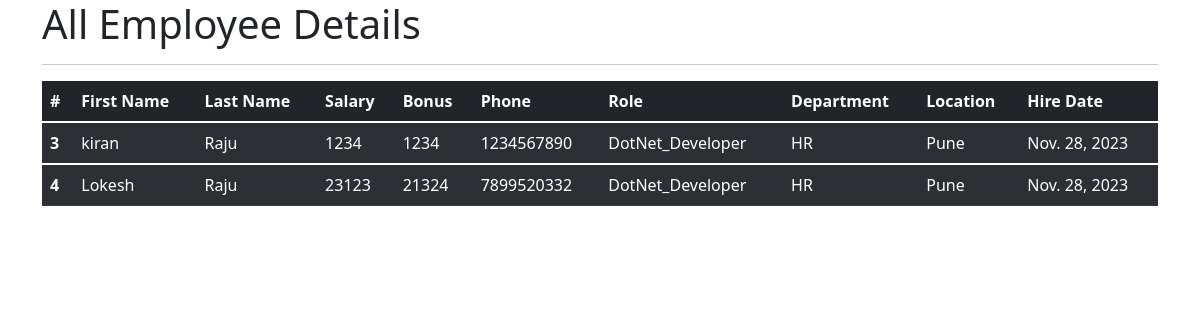
The app's page /all_emp with its own data.
### emp_app/models.py (models this page shows, shortened)
class Employee(models.Model):
    first_name = models.CharField(max_length=100, null=False)
    last_name = models.CharField(max_length=100)
    dept = models.ForeignKey(Department, on_delete=models.CASCADE)
    salary = models.IntegerField(default=0)
    bonus = models.IntegerField(default=0)
    role = models.ForeignKey(Role, on_delete=models.CASCADE)
    phone = models.IntegerField(default=0)
    hire_date = models.DateField()
    def __str__(self):
        return "%s %s %s" %(self.first_name,self.last_name,self.phone)

class Role(models.Model):
    name = models.CharField(max_length=100, null=False)

class Department(models.Model):
    name = models.CharField(max_length=100, null=False)
    location = models.CharField(max_length=100)

### emp_app/views.py (the view)
# urls.py: path('all_emp', views.all_emp, name='all_emp'),
def all_emp(request):
    emps = Employee.objects.all()
    context = {
        'emps': emps
    }
    print(context)
    return render(request, 'view_all_emp.html', context)

### emp_app/templates/view_all_emp.html (shortened to what this page needs)
<!DOCTYPE html>
<html lang="en">
<head>
    <link href="https://cdn.jsdelivr.net/npm/bootstrap@5.1.3/dist/css/bootstrap.min.css" rel="stylesheet">
</head>
<body>
  <div class="container">
      <h1>All Employee Details</h1>
      <hr>
      <table class="table table-dark table-striped">
  <thead>
    <tr>
      <th scope="col">#</th>
      <th scope="col">First Name</th>
      <th scope="col">Last Name</th>
      <th scope="col">Salary</th>
      <th scope="col">Bonus</th>
      <th scope="col">Phone</th>
      <th scope="col">Role</th>
      <th scope="col">Department</th>
      <th scope="col">Location</th>
      <th scope="col">Hire Date</th>
    </tr>
  </thead>
          {% for emp in emps %}
  <tbody>
    <tr>
      <th scope="row">{{emp.id}}</th>
      <td>{{emp.first_name}}</td>
      <td>{{emp.last_name}}</td>
      <td>{{emp.salary}}</td>
      <td>{{emp.bonus}}</td>
      <td>{{emp.phone}}</td>
      <td>{{emp.role.name}}</td>
      <td>{{emp.dept.name}}</td>
      <td>{{emp.dept.location}}</td>
      <td>{{emp.hire_date}}</td>
    </tr>
  </tbody>
          {% endfor %}
</table>
  </div>
  </body>
</html>

### records on screen
Employee: id "3", first_name "kiran", last_name "Raju", salary "1234", bonus "1234", phone "1234567890", role.name "DotNet_Developer", dept.name "HR", dept.location "Pune", hire_date "Nov. 28, 2023"
Employee: id "4", first_name "Lokesh", last_name "Raju", salary "23123", bonus "21324", phone "7899520332", role.name "DotNet_Developer", dept.name "HR", dept.location "Pune", hire_date "Nov. 28, 2023"
